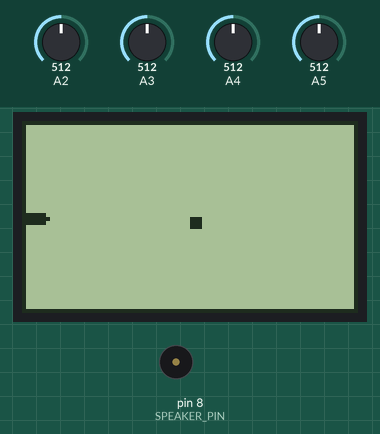
This sketch was run on a simulated Arduino Uno, built with avr-gcc and run on an emulated ATmega328P. Shown: 84×48 one-colour display, buzzer (waves = sounding). The inputs (shaded band) are chosen by the test bench; at power-on: A2 = 512, A3 = 512, A4 = 512, A5 = 512. Random numbers use the default seed unless the sketch sets one.

Above: at 7.1 s.
7.2 s: A2 set to 910
At 7.57 s:
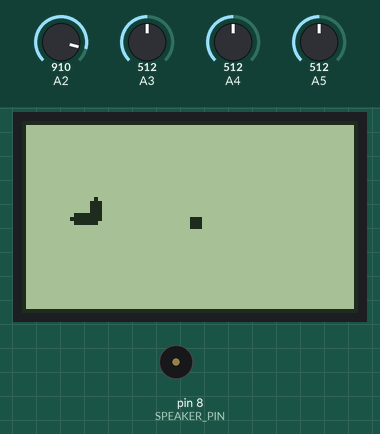
At 8.7 s:
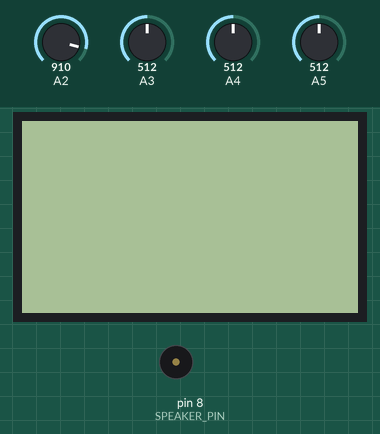
Timing chart, 0 to 15.7 s (numbered marks = the images above; inputs shaded):
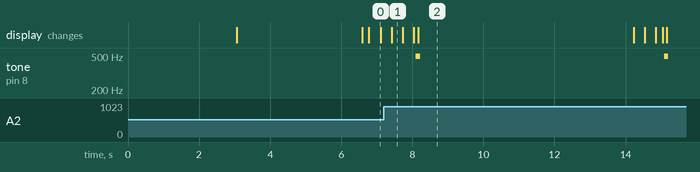

The sketch:

SnakeDuino.ino
```cpp
// (licence header left out)
/**
*  Snake Duino v1
*
* Nokia 5110 LCD attached to pins 7, 6, 5, 4, 3
* Active Buzzer attached to pin 8
* Push-buttons attached to pins A2, A3, A4, A5
*
* Inspirated in Snake v1.0, Ouarrak Ayoub
* http://pastebin.com/iAVt9AGJ
*/

#include <Adafruit_GFX.h>
#include <Adafruit_PCD8544.h>

/* pins */
#define SPEAKER_PIN 8

/* constants */
#define UP    1
#define RIGHT 2
#define DOWN  3
#define LEFT  4

/* frame size */
#define MAX_WIDTH  84
#define MAX_HEIGHT 48

/* defaults */
#define ORIGINAL  false
#define SNAKE_LEN 10

/* lcd display */
Adafruit_PCD8544 lcd = Adafruit_PCD8544(7, 6, 5, 4, 3);

int x = 5, y = 5;

/* snake face */
int xC, yC;

/* position food */
int xFood = 0, yFood = 0;

int point = 0, points = 10;

/* directions */
int dr = 0, dc = 1, i;

boolean left = false, right = true, up = false, down = false;

// vetor containing the coordinates of the individual parts
// of the snake {cols[0], row[0]}, corresponding to the head
int snakeCols[260];

// Vector containing the coordinates of the individual parts
// of the snake {cols [snake_lenght], row [snake_lenght]} correspond to the tail
int snakeRow[260];

/* snake lenght */
int snakeLen = SNAKE_LEN;


int level = 0, time = 20;

// sensors input
int btUp, btDown, btRight, btLeft;

void(* reset)(void) = 0;

/*
 * setup
 */
void setup()
{
  Serial.begin(9600);
  randomSeed(analogRead(1));

  lcd.begin();

  pinMode(SPEAKER_PIN, OUTPUT);
  digitalWrite(SPEAKER_PIN, LOW);

  xFood = lcd.width()  / 2;
  yFood = lcd.height() / 2;

  intro();
}

/*
 *  loop
 */
void loop()
{
  snake();
}

/*
 * snake
 */
void snake()
{
  xC = snakeCols[0];
  yC = snakeRow[0];

  if(point == 0 || point == points)
  {
    level++;
    printLevel();
  }

  lcd.clearDisplay();

  btUp    = analogRead(A2);
  btLeft  = analogRead(A5);
  btDown  = analogRead(A4);
  btRight = analogRead(A3);

  moveSnake(btLeft, btRight, btUp, btDown);

  // the snake has eaten the food (right or left)
  for(int i=0; i < 3; i++)
  {
    // control the snake's head (x) with x-coordinates of the food
    if((xC+1 == xFood) or (xC == xFood+1))
    {
      // control the snake's head (y) with y-coordinates of the food
      if((yC == yFood) or (yC+1 == yFood) or (yC == yFood+1))
      {
        eatFood();
      }
    }

    // the snake has eaten the food (from above or from bellow)
    if((yC == yFood) or (yC == yFood+i))
    {
      if((xC == xFood) or (xC+i == xFood) or (xC == xFood+i))
      {
        eatFood();
      }
    }
  }

  /* LEFT */
  if(left == true)
  {
    // snake touches the left wall
    if(xC == 1) gameover();
    if(xC  > 1) drawSnake();
  }

  /* RIGHT */
  if(right == true)
  {
    // snake touches the top wall
    if(xC == MAX_WIDTH-1) gameover();
    if(xC  < MAX_WIDTH-1) drawSnake();
  }

  /* UP */
  if(up == true)
  {
    // snake touches the above wall
    if(yC == 1) gameover();
    if(yC  > 1) drawSnake();
  }

  /* DOWN */
  if(down == true)
  {
    // snake touches the ground
    if(yC == MAX_HEIGHT-1) gameover();
    if(yC  < MAX_HEIGHT-1) drawSnake();
  }

  delay(time);
}

/*
 * eatFood
 */
void eatFood()
{
  beep(2000, 10);

  // increase the point and snake lenght
  point++;
  snakeLen += 2;

  // new coordinates food randonly
  xFood = random(1, 80);
  yFood = random(1, 46);

  drawSnake();
}

/*
 * drawSnake
 */
void drawSnake()
{
  lcd.drawRect(0, 0, MAX_WIDTH, MAX_HEIGHT, BLACK);

  for(int i = snakeLen; i > 0; i--)
  {
    lcd.drawCircle(snakeCols[i], snakeRow[i], 1, BLACK);
  }

  lcd.fillRect(xFood, yFood, 3, 3, BLACK);
  lcd.display();

  for(int i = snakeLen; i > 0; i--)
  {
    snakeRow[i]  = snakeRow[i - 1];
    snakeCols[i] = snakeCols[i - 1];
  }

  snakeRow[0]  += dr;
  snakeCols[0] += dc;
}

/*
 * moveSnake
 */
void moveSnake(int k, int l, int m, int j)
{
  /* LEFT */
  if(k > 900 and right == false)
  {
    if((xC > 0 or xC <= lcd.width() - xC))
      direc(LEFT);
  }

  /* RIGHT */
  if(l > 900 and left == false)
  {
    if((xC > 0 or xC <= lcd.width() - xC))
      direc(RIGHT);
  }

  /* UP */
  if(m > 900 and down == false)
  {
    if((yC > 0 or yC <= lcd.height() - yC))
      direc(UP);
  }

  /* DOWN */
  if(j > 900 and up == false)
  {
    if((yC > 0 or yC <= lcd.height() - yC));
      direc(DOWN);
  }
}

/*
 * showPause
 */
void showPause()
{
  lcd.clearDisplay();
  lcd.setTextSize(2);
  lcd.setTextColor(BLACK);
  lcd.println("Pause");
  lcd.println("");
  lcd.setTextSize(1);
  lcd.print("Level:  ");
  lcd.println(level);
  lcd.print("Points: ");
  lcd.println(point - 1);
  lcd.display();

  delay(2500);
}

/*
 * printLevel
 */
void printLevel()
{
  if(!ORIGINAL)
  {
    lcd.clearDisplay();
    lcd.setTextSize(2);
    lcd.println("");
    lcd.print("Level ");
    lcd.println(level);
    lcd.display();
    delay(2000);
  }

  upLevel();

  point   = 1;
  points += 10;

  if(!ORIGINAL)
  {
    resetGame();
  }
}

/*
*  upLevel
*/
void upLevel()
{
  if(level > 1)
  {
    time -= 4;
  }
}

/*
 * direc
 */
void direc(int d)
{
  switch(d)
  {
    case UP:    { left=false; right=false; up=true ; down=false; dr = -1; dc =  0;} break;
    case RIGHT: { left=false; right=true ; up=false; down=false; dr =  0; dc =  1;} break;
    case DOWN:  { left=false; right=false; up=false; down=true ; dr =  1; dc =  0;} break;
    case LEFT:  { left=true ; right=false; up=false; down=false; dr =  0; dc = -1;} break;
  }
}

/*
 * gameover
 */
void gameover()
{
  beep(1000, 100);

  lcd.clearDisplay();
  lcd.setTextSize(2);
  lcd.println("Game");
  lcd.print("   Over");
  lcd.setTextSize(1);
  lcd.print("Level:  ");
  lcd.println(level);
  lcd.print("Points: ");
  lcd.println(point -1);
  lcd.display();
  delay(2500);

  lcd.clearDisplay();
  lcd.setTextSize(2);
  lcd.println("  Try");
  lcd.println(" Again!");
  lcd.display();
  delay(1500);

  point  = 0;
  points = 10;
  level  = 0;

  resetGame();
}


/*
 * resetGame
 */
void resetGame()
{
 snakeLen = SNAKE_LEN;

 for(int i=0; i < (snakeLen-1); i++)
 {
   snakeCols[i] = i;
   snakeRow[i]  = (MAX_HEIGHT / 2);
 }

 up    = false;
 right = true;
 down  = false;
 left  = false;
 dr    = 0;
 dc    = 1;
}

/*
* intro
*/
void intro()
{
  lcd.clearDisplay();
  lcd.setTextSize(1);
  lcd.println("");
  lcd.print("SnakeDuino ");
  lcd.setTextColor(WHITE, BLACK);
  lcd.println("v1");
  lcd.setTextColor(BLACK);
  lcd.println("");
  lcd.println("By");
  lcd.println("hewertho.mn");

  if(ORIGINAL)
  {
    lcd.setTextColor(WHITE, BLACK);
    lcd.println("Original mode");
    lcd.setTextColor(BLACK);
  }
  lcd.display();
  delay(3000);

  lcd.clearDisplay();
  lcd.setTextSize(2);
  lcd.println("");
  lcd.println(" Enjoy!");
  lcd.display();
  lcd.setTextColor(BLACK);
  delay(1500);
}

/*
 * beep
 */
void beep(int frequencyInHertz, long timeInMilliseconds)
{
  int x;
  long delayAmount = (long)(1000000/frequencyInHertz);
  long loopTime    = (long)((timeInMilliseconds*1000)/(delayAmount*2));
  for(x=0; x<loopTime; x++)
  {
    digitalWrite(SPEAKER_PIN, HIGH);
    delayMicroseconds(delayAmount);
    digitalWrite(SPEAKER_PIN, LOW);
    delayMicroseconds(delayAmount);
  }

  delay(2);
  // a little delay to make all notes sound separate
}
```

Measured:
- by itself, tone on pin 8 (SPEAKER_PIN): alternates 498 Hz for 0.12 s and silent for 6.9 s
